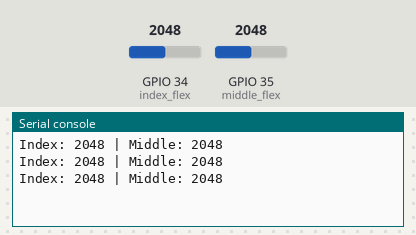
Recording of a program running on a simulated ESP32 board running MicroPython. On the bench: the last lines printed to the serial console. Inputs (shaded band) come from the test bench; at power-on: GPIO 34 (index_flex) = 2048, GPIO 35 (middle_flex) = 2048 (analog values on the 0–4095 scale).

Above: at 1.2 s.
1.3 s: GPIO 34 (index_flex) set to 2866
At 1.84 s:
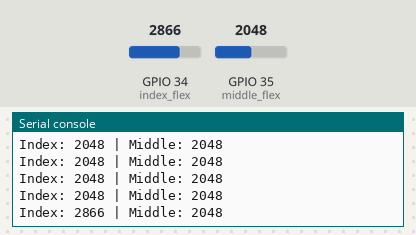
2.8 s: GPIO 35 (middle_flex) set to 2866
At 2.89 s:
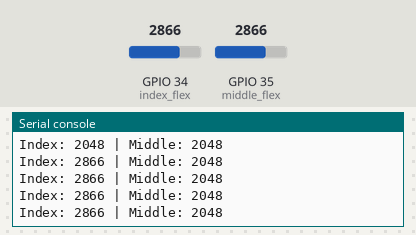
4.3 s: GPIO 34 (index_flex) set to 3603
At 4.3 s:
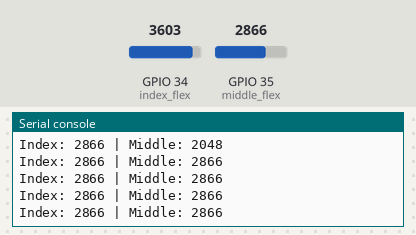
5.8 s: GPIO 35 (middle_flex) set to 3603
At 6.06 s:
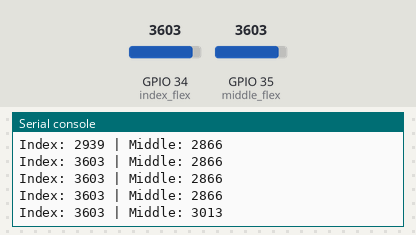
Timing chart, 0 to 8.3 s (numbered marks = the images above; inputs shaded):
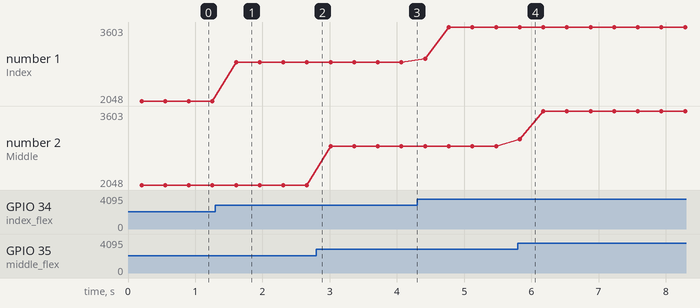

The program:

gyroTest.py
```python
from machine import ADC, Pin
from time import sleep

index_flex = ADC(Pin(34))
middle_flex = ADC(Pin(35))

index_flex.atten(ADC.ATTN_11DB)
middle_flex.atten(ADC.ATTN_11DB)

index_flex.width(ADC.WIDTH_12BIT)
middle_flex.width(ADC.WIDTH_12BIT)


def average(adc, samples=10):
    total = 0

    for _ in range(samples):
        total += adc.read()
        sleep(0.01)

    return total // samples


while True:
    index_value = average(index_flex)
    middle_value = average(middle_flex)

    print(
        "Index:", index_value,
        "| Middle:", middle_value
    )

    sleep(0.15)
```

Measured:
- after the input at 1.3 s, the serial console: prints a new line after 0.31 s (image 1)
- after the input at 5.8 s, the serial console: prints a new line at once (image 4)
- plotted number 1: 2048 → 2866 after the input at 1.3 s, 2866 → 3603 after the input at 4.3 s
